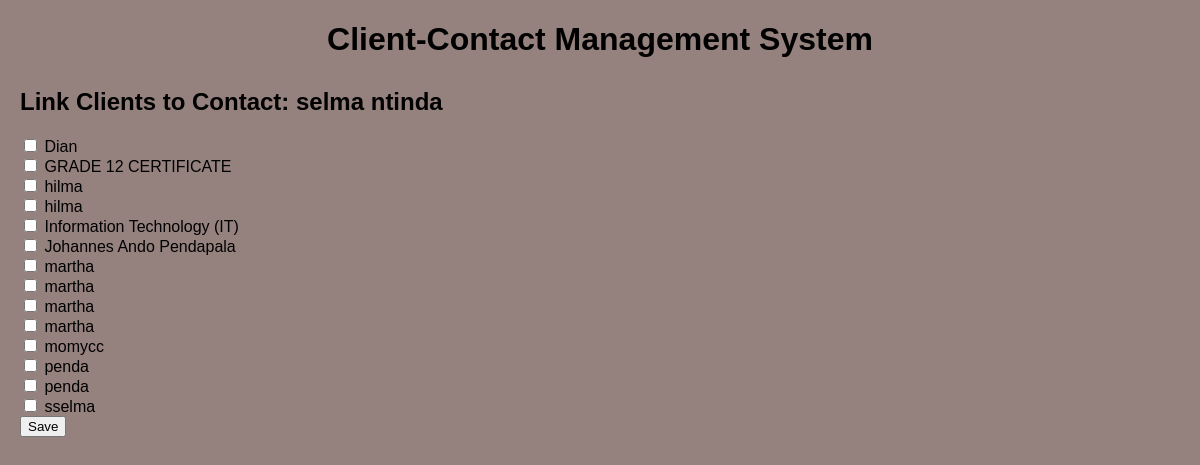
The page /link_clients.php?contact_id=1 on the database its author committed.
### tables this page shows
CREATE TABLE `contacts` (
  `id` int(11) UNSIGNED NOT NULL,
  `name` varchar(100) NOT NULL,
  `surname` varchar(100) NOT NULL,
  `email` varchar(255) NOT NULL
);

CREATE TABLE `clients` (
  `id` int(11) UNSIGNED NOT NULL,
  `name` varchar(255) NOT NULL,
  `description` text DEFAULT NULL,
  `type` varchar(100) DEFAULT NULL,
  `client_code` varchar(10) NOT NULL
);

### link_clients.php (the view, shortened to what this page needs)
<?php
include 'DB_Connect.php';
?>
<!DOCTYPE html>
<html>
<head>
  <link rel="stylesheet" href="css/style.css">
</head>
<body>
  <h1>Client-Contact Management System</h1>
  <?php
  $contact_id = $_GET['contact_id'];
  $contact_query = "SELECT * FROM contacts WHERE id = $contact_id";
  $contact_result = $conn->query($contact_query);
  $contact = $contact_result->fetch_assoc();
  ?>
  <h2>Link Clients to Contact: <?php echo $contact['name'] . ' ' . $contact['surname']; ?></h2>
  <form action="link_clients.php" method="post">
    <?php
    $client_query = "SELECT * FROM clients ORDER BY name ASC";
    $client_result = $conn->query($client_query);
    if ($client_result->num_rows > 0) {
        while ($client = $client_result->fetch_assoc()) {
            echo '<input type="checkbox" name="clients[]" value="' . $client['id'] . '"> ' . $client['name'] . '<br>';
        }
        echo '<input type="submit" value="Save">';
    } else {
        echo "No clients found. Please create clients first.";
    }
    ?>
  </form>
</body>
</html>

### css/style.css (style rules this page uses)
body { font-family: Arial, sans-serif; margin: 20px; background-color: #95827E; }
h1 { text-align: center; }
h2 { margin-top: 30px; }
form { margin-bottom: 30px; }

### rows shown on the page
contacts: name "selma", surname "ntinda"
clients: name "Dian"
clients: name "GRADE 12 CERTIFICATE"
clients: name "hilma"
clients: name "hilma"
clients: name "Information Technology (IT)"
clients: name "Johannes Ando Pendapala"
clients: name "martha"
clients: name "martha"
clients: name "martha"
clients: name "martha"
clients: name "momycc"
clients: name "penda"
clients: name "penda"
clients: name "sselma"
